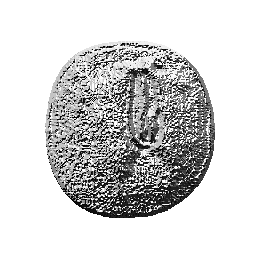
#> input picture Machine_Learning/01 Feature Extraction/Feature Dataset/lbp_feature/DN252/117.png, 256 x 256 px
$ python -i self_function.py   (imports and definitions only)   (older library calls are emulated)
#> lines starting #> are read from the running program, lines starting #| are printed output that depends on the picture; after the words box and inside, x2 and y2 are one past the last pixel; in counts of white or black regions, pixels touching at a corner belong together
#> further down, picture is the input picture: shape (256, 256, 3); min 0, max 255, mean 209.6
import cv2
import numpy as np
import os


def edge_demo(image):
    blurred = cv2.GaussianBlur(image, (3, 3), 0)  # 高斯降噪，适度
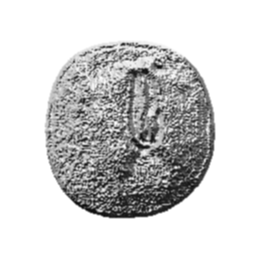
#> blurred: shape (256, 256, 3); min 12, max 255, mean 209.7
    gray = cv2.cvtColor(blurred, cv2.COLOR_BGR2GRAY)
    # 求梯度
    xgrd = cv2.Sobel(gray, cv2.CV_16SC1, 1, 0)
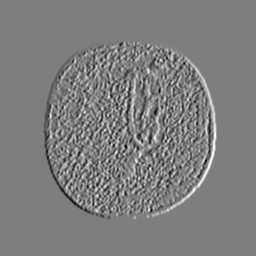
#> xgrd: shape (256, 256) int16; min -596, max 601, mean 0; drawn with min black and max white
    ygrd = cv2.Sobel(gray, cv2.CV_16SC1, 0, 1)
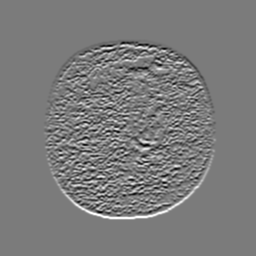
#> ygrd: shape (256, 256) int16; min -681, max 721, mean 0; drawn with min black and max white

    edge_output = cv2.Canny(xgrd, ygrd, 30, 90)  # 50低阈值，150高阈值
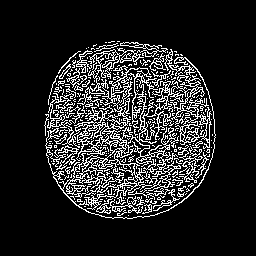
#> edge_output: shape (256, 256); 14.6% white in thin lines or dots, all inside (x1, y1, x2, y2) = (44, 41, 216, 219)

    return edge_output


# [84 lines left out: functions FillHole, Circle, mkdir, GetPoint, Circle_v1, not called in this run]

>>> import cv2
>>> picture = cv2.imread('Feature Dataset/lbp_feature/DN252/117.png')
>>> result = edge_demo(picture)

$ run again, on Machine_Learning/01 Feature Extraction/Feature Dataset/lbp_feature/DN252/124.png
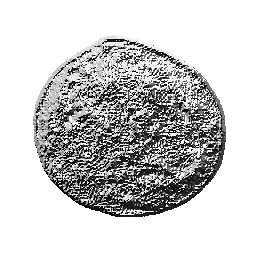
#> input picture Machine_Learning/01 Feature Extraction/Feature Dataset/lbp_feature/DN252/124.png, 256 x 256 px
#> picture is the input picture: shape (256, 256, 3); min 0, max 255, mean 202.8
#> in edge_demo, `ygrd = cv2.Sobel(gray, cv2.CV_16SC1, 0, 1)`:
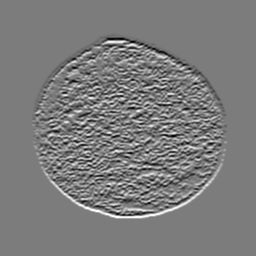
#> ygrd: shape (256, 256) int16; min -690, max 726, mean 0; drawn with min black and max white
#> in edge_demo, `edge_output = cv2.Canny(xgrd, ygrd, 30, 90)`:
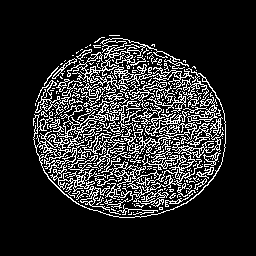
#> edge_output: shape (256, 256); 15.9% white in thin lines or dots, all inside (x1, y1, x2, y2) = (33, 35, 226, 218)

$ run again, on Machine_Learning/01 Feature Extraction/Feature Dataset/lbp_feature/DN252/136.png
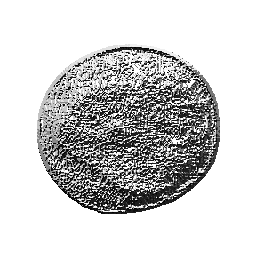
#> input picture Machine_Learning/01 Feature Extraction/Feature Dataset/lbp_feature/DN252/136.png, 256 x 256 px
#> picture is the input picture: shape (256, 256, 3); min 0, max 255, mean 205.7
#> in edge_demo, `ygrd = cv2.Sobel(gray, cv2.CV_16SC1, 0, 1)`:
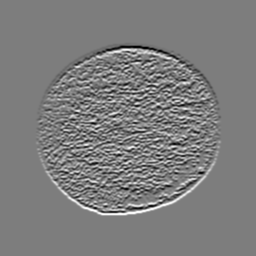
#> ygrd: shape (256, 256) int16; min -701, max 722, mean 0; drawn with min black and max white
#> in edge_demo, `edge_output = cv2.Canny(xgrd, ygrd, 30, 90)`:
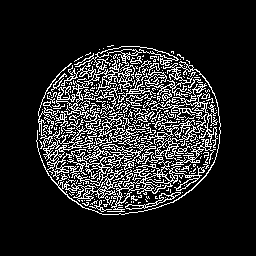
#> edge_output: shape (256, 256); 14.8% white in thin lines or dots, all inside (x1, y1, x2, y2) = (36, 45, 221, 215)
